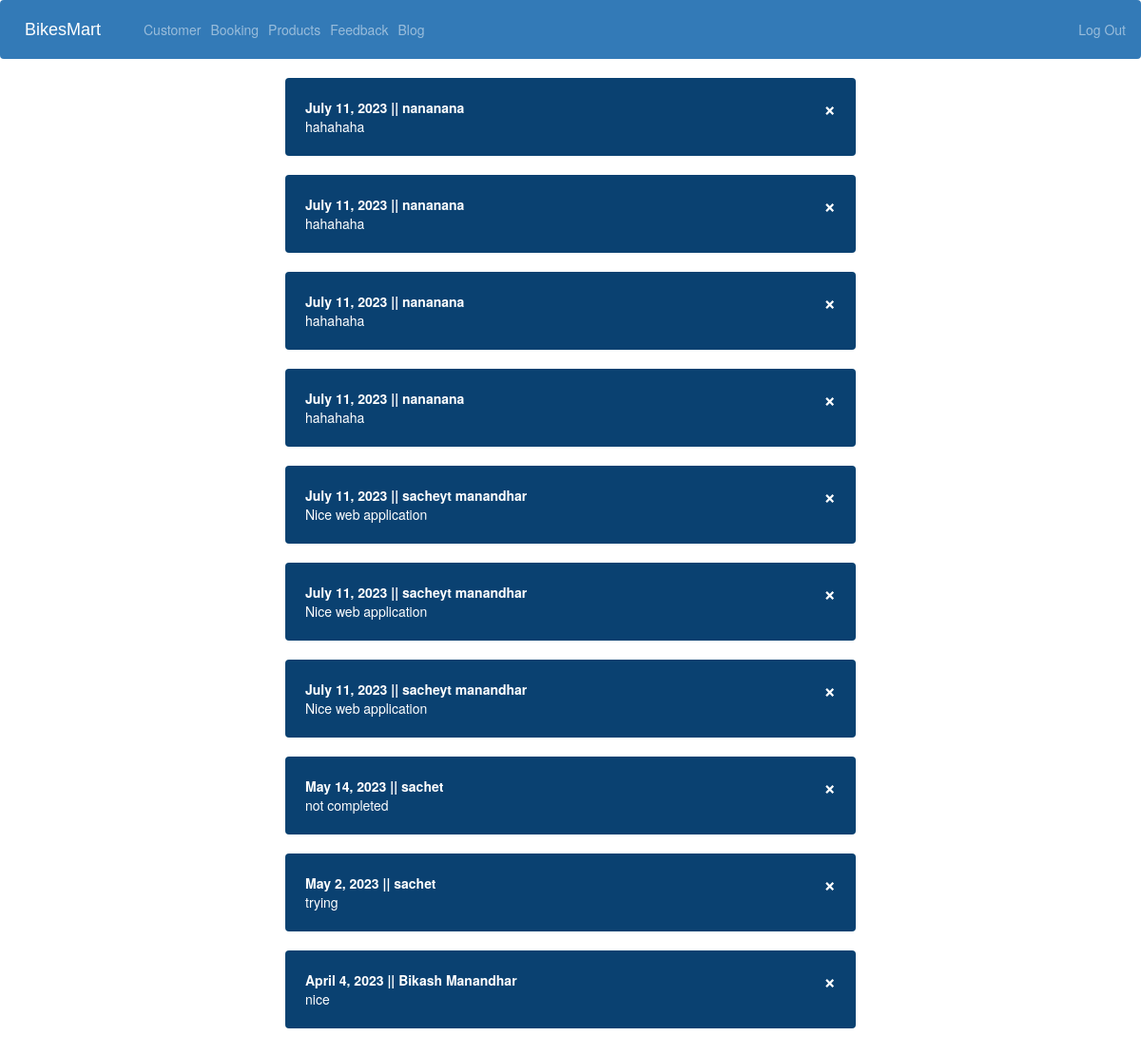
Screenshot of /view-feedback (signed in) with the database file from the repository.
### ecom/models.py (models this page shows, shortened)
class Feedback(models.Model):
    name=models.CharField(max_length=40)
    feedback=models.CharField(max_length=500)
    date= models.DateField(auto_now_add=True,null=True)

### ecom/views.py (the view)
# urls.py: path('view-feedback', views.view_feedback_view,name='view-feedback'),
@login_required(login_url='adminlogin')
def view_feedback_view(request):
    feedbacks=models.Feedback.objects.all().order_by('-id')
    return render(request,'ecom/view_feedback.html',{'feedbacks':feedbacks})

### templates/ecom/view_feedback.html (shortened to what this page needs)
{% extends 'ecom/admin_base.html' %}
{% load static %}
{% block content %}
<head>
  <link href="//netdna.bootstrapcdn.com/bootstrap/3.0.0/css/bootstrap.min.css" rel="stylesheet" id="bootstrap-css">
</head>
{%for f in feedbacks%}
<div class="alert">
  <a class="closebtn" onclick="this.parentElement.style.display='none';"  href="{% url 'remove-from-feedback' f.id  %}" >&times;</a>
  <strong>{{f.date}} || {{f.name}} </strong><br> {{f.feedback}}
</div>
{%endfor%}
{% endblock content %}

### templates/ecom/view_feedback.html (style rules this page uses)
.alert { margin-left: 25%; margin-right: 25%; padding: 20px; background-color: #0A4171; color: white; }
.closebtn { margin-left: 15px; color: white; font-weight: bold; float: right; font-size: 22px; line-height: 20px; cursor: pointer; transition: 0.3s; }

### rows the page displays
Feedback: date "July 11, 2023", name "nananana", feedback "hahahaha"
Feedback: date "July 11, 2023", name "nananana", feedback "hahahaha"
Feedback: date "July 11, 2023", name "nananana", feedback "hahahaha"
Feedback: date "July 11, 2023", name "nananana", feedback "hahahaha"
Feedback: date "July 11, 2023", name "sacheyt manandhar", feedback "Nice web application"
Feedback: date "July 11, 2023", name "sacheyt manandhar", feedback "Nice web application"
Feedback: date "July 11, 2023", name "sacheyt manandhar", feedback "Nice web application"
Feedback: date "May 14, 2023", name "sachet", feedback "not completed"
Feedback: date "May 2, 2023", name "sachet", feedback "trying"
Feedback: date "April 4, 2023", name "Bikash Manandhar", feedback "nice"
